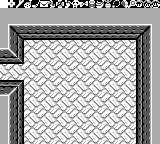

A 2D game scene composited from a Tiled map and its tileset images. What follows is a short description and the map's XML, with every tile layer's data as written:
An orthogonal 20x18 tile map with 8x8 px tiles, 2 tile layers (bg, Tile Layer 1), 6 tilesets.

<map version="1.2" tiledversion="1.2.2" orientation="orthogonal" renderorder="right-down" width="20" height="18" tilewidth="8" tileheight="8" infinite="0" nextlayerid="3" nextobjectid="1">
 <tileset firstgid="1" source="items-2.tsx" />
 <tileset firstgid="65" source="floor-h.tsx" />
 <tileset firstgid="81" source="dungeon-items.tsx" />
 <tileset firstgid="97" source="overworld-landscape.tsx" />
 <tileset firstgid="193" source="walls-a.tsx" />
 <tileset firstgid="225" source="font.tsx" />
 <layer id="1" name="bg" width="20" height="18">
  <data encoding="csv">
173,50,51,52,53,54,55,56,57,58,49,96,94,95,42,173,173,173,173,173,
65,66,65,66,65,66,65,66,65,66,65,66,65,66,65,66,65,66,65,66,
67,68,67,68,67,68,67,68,67,68,67,68,67,68,67,68,67,68,67,68,
65,66,65,66,65,66,65,66,65,66,65,66,65,66,65,66,65,66,65,66,
67,68,67,68,67,68,67,68,67,68,67,68,67,68,67,68,67,68,67,68,
65,66,65,66,65,66,65,66,65,66,65,66,65,66,65,66,65,66,65,66,
67,68,67,68,67,68,67,68,67,68,67,68,67,68,67,68,67,68,67,68,
65,66,65,66,65,66,65,66,65,66,65,66,65,66,65,66,65,66,65,66,
67,68,67,68,67,68,67,68,67,68,67,68,67,68,67,68,67,68,67,68,
65,66,65,66,65,66,65,66,65,66,65,66,65,66,65,66,65,66,65,66,
67,68,67,68,67,68,67,68,67,68,67,68,67,68,67,68,67,68,67,68,
65,66,65,66,65,66,65,66,65,66,65,66,65,66,65,66,65,66,65,66,
67,68,67,68,67,68,67,68,67,68,67,68,67,68,67,68,67,68,67,68,
65,66,65,66,65,66,65,66,65,66,65,66,65,66,65,66,65,66,65,66,
67,68,67,68,67,68,67,68,67,68,67,68,67,68,67,68,67,68,67,68,
65,66,65,66,65,66,65,66,65,66,65,66,65,66,65,66,65,66,65,66,
67,68,67,68,67,68,67,68,67,68,67,68,67,68,67,68,67,68,67,68,
65,66,65,66,65,66,65,66,65,66,65,66,65,66,65,66,65,66,65,66
</data>
 </layer>
 <layer id="2" name="Tile Layer 1" width="20" height="18">
  <data encoding="csv">
192,359,372,373,375,360,361,362,363,365,369,370,371,374,377,378,379,366,367,368,
189,189,189,189,189,189,189,189,189,189,189,189,189,189,189,189,189,189,189,189,
189,189,189,189,189,189,189,189,189,189,189,189,189,189,189,189,189,189,189,189,
189,2684354755,2684354763,2684354763,2684354763,2684354763,2684354763,2684354763,2684354763,2684354763,2684354763,2684354763,2684354763,2684354763,2684354763,2684354763,2684354763,2684354763,3221225667,189,
189,203,2684354771,217,217,217,217,217,217,217,217,217,217,217,217,217,217,3221225683,3221225675,189,
189,203,1610612953,0,0,0,0,0,0,0,0,0,0,0,0,0,0,2684354777,3221225675,189,
2684354763,1073742023,1610612953,0,0,0,0,0,0,0,0,0,0,0,0,0,0,2684354777,3221225675,189,
217,217,3221225688,0,0,0,0,0,0,0,0,0,0,0,0,0,0,2684354777,3221225675,189,
0,0,0,0,0,0,0,0,0,0,0,0,0,0,0,0,0,2684354777,3221225675,189,
0,0,0,0,0,0,0,0,0,0,0,0,0,0,0,0,0,2684354777,3221225675,189,
3221225689,3221225689,2684354776,0,0,0,0,0,0,0,0,0,0,0,0,0,0,2684354777,3221225675,189,
1610612939,3758096583,1610612953,0,0,0,0,0,0,0,0,0,0,0,0,0,0,2684354777,3221225675,189,
189,203,1610612953,0,0,0,0,0,0,0,0,0,0,0,0,0,0,2684354777,3221225675,189,
189,203,1610612953,0,0,0,0,0,0,0,0,0,0,0,0,0,0,2684354777,3221225675,189,
189,203,1610612953,0,0,0,0,0,0,0,0,0,0,0,0,0,0,2684354777,3221225675,189,
189,203,1610612953,0,0,0,0,0,0,0,0,0,0,0,0,0,0,2684354777,3221225675,189,
189,203,1610612953,0,0,0,0,0,0,0,0,0,0,0,0,0,0,2684354777,3221225675,189,
189,203,1610612953,0,0,0,0,0,0,0,0,0,0,0,0,0,0,2684354777,3221225675,189
</data>
 </layer>
</map>
